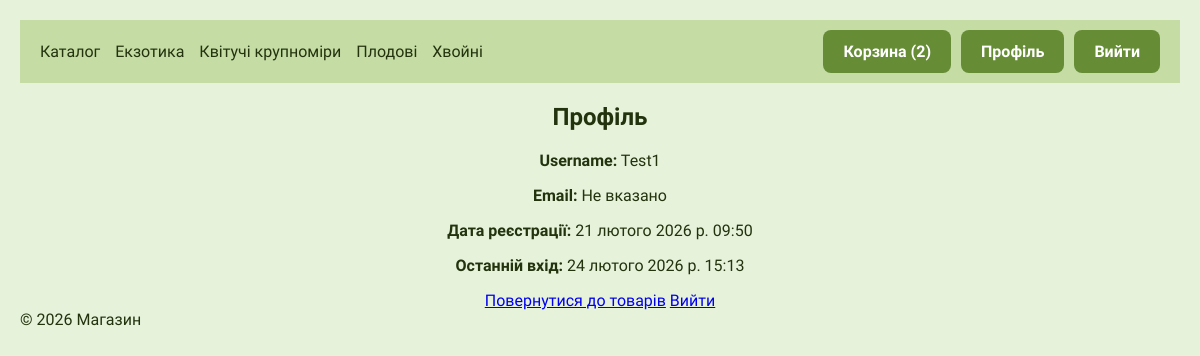
Page /profile/ (signed in) on the committed database.
### main/models.py (models this page shows, shortened)
class Category(models.Model):
    name = models.CharField(max_length=100, db_index=True, verbose_name="Назва")
    slug = models.SlugField(max_length=100, unique=True, verbose_name="Slug")
    description = models.TextField(blank=True, verbose_name="Опис")
    image = models.ImageField(upload_to="categories/", blank=True, null=True, verbose_name="Зображення")
    is_active = models.BooleanField(default=True, verbose_name="Активна")
    class Meta:
        ordering = ['name']
        verbose_name = "Категорія"
        verbose_name_plural = "Категорії"
    def get_absolute_url(self):
        return reverse('main:product_list_by_category', kwargs={'category_slug': self.slug})

### accounts/views.py (the view)
# urls.py: path('profile/', views.profile_view, name='profile'),
@login_required
def profile_view(request):
    categories = Category.objects.all()
    return render(request, 'accounts/profile.html', {'categories': categories})

### accounts/views.py (called while the page is built)
    def __call__(self, request):
        if request.path.startswith('/admin/'):
            if not request.user.is_authenticated or not request.user.is_staff:
                return redirect('main:product_list')
        return self.get_response(request)

### cart/context_processors.py (called while the page is built, shortened)
def cart_count(request):
    if request.user.is_authenticated:
        total = CartItem.objects.filter(user=request.user).aggregate(total=Sum('quantity'))['total']
        count = total or 0
    return {'cart_count': count}

### accounts/templates/accounts/profile.html (shortened to what this page needs)
{% extends 'main/base.html' %}
{% block content %}
<h2>Профіль</h2>
<p><strong>Username:</strong> {{ user.username }}</p>
<p><strong>Email:</strong> {{ user.email|default:"Не вказано" }}</p>
<p><strong>Дата реєстрації:</strong> {{ user.date_joined }}</p>
<p><strong>Останній вхід:</strong> {{ user.last_login|default:"Ніколи" }}</p>
<a href="{% url 'main:product_list' %}">Повернутися до товарів</a>
<a href="{% url 'accounts:logout' %}">Вийти</a>
{% endblock %}

### main/templates/main/base.html (shortened to what this page needs)
{% load static shop_tags %}
<!doctype html>
<html lang="uk">
  <head>
    <link rel="stylesheet" href="{% static 'css/style.css' %}" />
  </head>
  <body>
    <header>
      <nav>
        <a href="{% url 'main:product_list' %}">Каталог</a>
        {% for cat in categories %}
        <a href="{{ cat.get_absolute_url }}">{{ cat.name }}</a>
        {% endfor %}
      </nav>
      <div class="auth-buttons">
        {% if user.is_authenticated %}
        <a href="{% url 'cart:cart_detail' %}" class="btn">Корзина ({{ cart_count }})</a>
        <a class="btn btn-primary" href="{% url 'accounts:profile' %}">Профіль</a>
        <a class="btn btn-primary" href="{% url 'accounts:logout' %}">Вийти</a>
        {% else %}
        <a class="btn btn-primary" href="{% url 'accounts:login' %}">Вхід</a>
        <a class="btn btn-primary" href="{% url 'accounts:register' %}">Реєстрація</a>
        <a class="btn btn-primary" href="{% url 'contact:contact' %}">Контакти</a>
        {% endif %}
      </div>
    </header>
    <main>{% block content %}{% endblock %}</main>
    <footer>© 2026 Магазин</footer>
  </body>
</html>

### static/css/style.css (style rules this page uses)
:root { --color-1: #e6f2da; --color-2: #c5dca5; --color-3: #a1c76b; --color-4: #668d35; --color-5: #3d5618; --color-6: #23330e; --transparent-color-1: rgba(197, 220, 165, 0.5); --transparent-color-2: rgba(161, 199, 107, 0.5); --transparent-color-3: rgba(102, 141, 53, 0.5); --transparent-color-4: rgba(61, 86, 24, 0.5); --transparent-color-5: rgba(35, 51, 14, 0.5); --transparent-color-6: rgba(27, 39, 3, 0.5); --font-1: "Science Gothic", sans-serif; --font-2: "Fira Sans", sans-serif; }
body { font-family: var(--font-2); margin: 0; padding: 20px; background: var(--color-1); color: var(--color-6); min-height: 100vh; }
main { text-align: center; }
header { display: flex; justify-content: space-between; align-items: center; padding: 10px 20px; background: var(--color-2); margin-bottom: 20px; }
nav { display: flex; gap: 15px; }
nav a { text-decoration: none; color: var(--color-6); font-weight: 500; }
.auth-buttons { display: flex; gap: 10px; }
.btn { margin-top: auto; background: var(--color-4); color: white; padding: 12px 20px; text-align: center; border: none; text-decoration: none; border-radius: 8px; font-weight: 600; transition: background 0.2s; }

### rows in the picture
Category: name "Екзотика"
Category: name "Квітучі крупноміри"
Category: name "Плодові"
Category: name "Хвойні"

### other values in the picture
{{ cart_count }} "2"
{{ user.username }} "Test1"
{{ user.email|default:"Не вказано" }} "Не вказано"
{{ user.date_joined }} "21 лютого 2026 р. 09:50"
{{ user.last_login|default:"Ніколи" }} "24 лютого 2026 р. 15:13"
